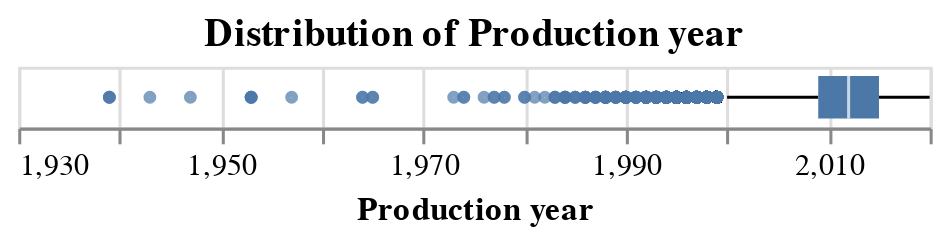
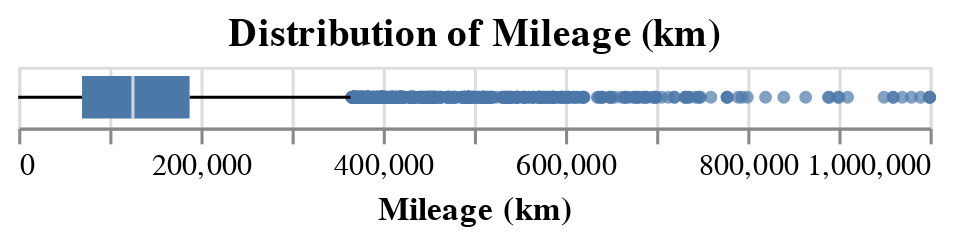
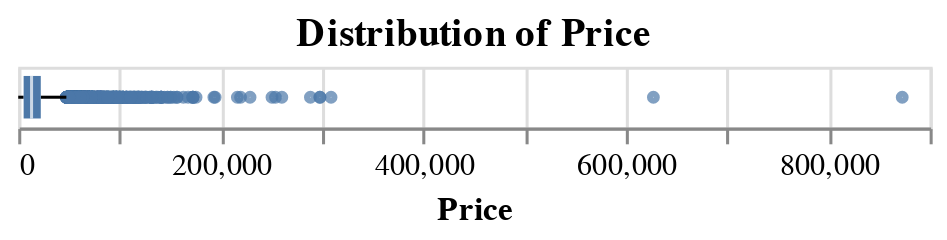
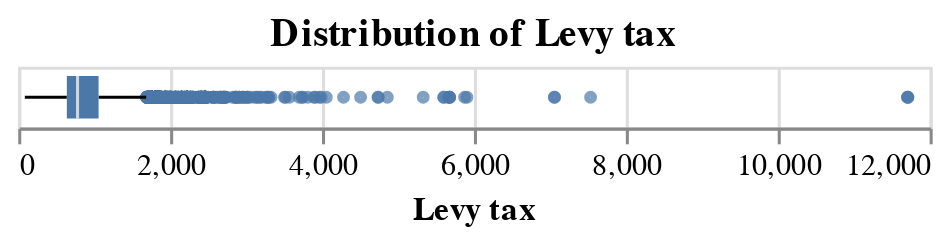

Notebook code cell kept with these figures, in order:
### Markdown cell above
### Distribution des variables numériques

### Code cell
import altair as alt

alt.data_transformers.enable("vegafusion")

numerical_cols = [
    "Production year",
    "Mileage (km)",
    "Price",
    "Levy tax",
    "Engine volume (L)",
]

for col in numerical_cols:
    alt.Chart(df).mark_boxplot(outliers={"size": 5}).encode(
        alt.X(f"{col}:Q").scale(zero=False),
    ).properties(title=f"Distribution of {col}").show()

### Figure 1 — Vega specification as saved in the notebook (floating-point values rounded to 4 significant figures; data arrays with more than 128 entries replaced by an {"elided": "..."} marker saying what was removed)
{"$schema": "https://vega.github.io/schema/vega/v6.json", "data": [{"name": "source_0"}, {"name": "data_0"}, {"name": "data_1", "values": {"elided": "950 records"}}, {"name": "data_2"}, {"name": "data_3", "values": [{"lower_box_Production year": 2009.0, "lower_whisker_Production year": 2000, "upper_whisker_Production year": 2020}]}, {"name": "data_4", "values": [{"lower_whisker_Production year": 2000, "upper_box_Production year": 2015.0, "upper_whisker_Production year": 2020}]}, {"name": "data_5"}, {"name": "data_6", "values": [{"lower_box_Production year": 2009.0, "max_Production year": 2020, "mid_box_Production year": 2012, "min_Production year": 1939, "upper_box_Production year": 2015.0}]}, {"name": "data_7", "values": [{"lower_box_Production year": 2009.0, "max_Production year": 2020, "mid_box_Production year": 2012, "min_Production year": 1939, "upper_box_Production year": 2015.0}]}], "marks": [{"type": "symbol", "name": "layer_0_layer_0_marks", "from": {"data": "data_1"}, "encode": {"update": {"opacity": {"value": 0.7}, "y": {"signal": "height", "mult": 0.5}, "fill": {"value": "transparent"}, "x": {"field": "Production year", "scale": "x"}, "stroke": {"value": "#4c78a8"}, "size": {"value": 5}}}, "style": ["point", "boxplot-outliers"]}, {"type": "rule", "name": "layer_0_layer_1_layer_0_marks", "from": {"data": "data_3"}, "encode": {"update": {"x": {"field": "lower_whisker_Production year", "scale": "x"}, "stroke": {"value": "black"}, "x2": {"field": "lower_box_Production year", "scale": "x"}, "y": {"signal": "height", "mult": 0.5}, "tooltip": {"signal": "{\"Upper Whisker of Production year\": format(datum[\"upper_whisker_Production year\"], \"\"), \"Lower Whisker of Production year\": format(datum[\"lower_whisker_Production year\"], \"\")}"}}}, "style": ["rule", "boxplot-rule"], "aria": false}, {"type": "rule", "name": "layer_0_layer_1_layer_1_marks", "from": {"data": "data_4"}, "encode": {"update": {"tooltip": {"signal": "{\"Upper Whisker of Production year\": format(datum[\"upper_whisker_Production year\"], \"\"), \"Lower Whisker of Production year\": format(datum[\"lower_whisker_Production year\"], \"\")}"}, "x": {"field": "upper_box_Production year", "scale": "x"}, "stroke": {"value": "black"}, "x2": {"field": "upper_whisker_Production year", "scale": "x"}, "y": {"signal": "height", "mult": 0.5}}}, "aria": false, "style": ["rule", "boxplot-rule"]}, {"type": "rect", "name": "layer_1_layer_0_marks", "from": {"data": "data_6"}, "encode": {"update": {"x": {"field": "lower_box_Production year", "scale": "x"}, "tooltip": {"signal": "{\"Max of Production year\": format(datum[\"max_Production year\"], \"\"), \"Q3 of Production year\": format(datum[\"upper_box_Production year\"], \"\"), \"Median of Production year\": format(datum[\"mid_box_Production year\"], \"\"), \"Q1 of Production year\": format(datum[\"lower_box_Production year\"], \"\"), \"Min of Production year\": format(datum[\"min_Production year\"], \"\")}"}, "fill": {"value": "#4c78a8"}, "x2": {"field": "upper_box_Production year", "scale": "x"}, "yc": {"signal": "height", "mult": 0.5}, "height": {"value": 14}}}, "style": ["bar", "boxplot-box"]}, {"type": "rect", "name": "layer_1_layer_1_marks", "from": {"data": "data_7"}, "encode": {"update": {"width": {"value": 1}, "tooltip": {"signal": "{\"Max of Production year\": format(datum[\"max_Production year\"], \"\"), \"Q3 of Production year\": format(datum[\"upper_box_Production year\"], \"\"), \"Median of Production year\": format(datum[\"mid_box_Production year\"], \"\"), \"Q1 of Production year\": format(datum[\"lower_box_Production year\"], \"\"), \"Min of Production year\": format(datum[\"min_Production year\"], \"\")}"}, "opacity": {"value": 0.7}, "height": {"value": 14}, "xc": {"field": "mid_box_Production year", "scale": "x"}, "yc": {"signal": "height", "mult": 0.5}, "fill": [{"value": "#4c78a8", "test": "datum['lower_box_Production year'] >= datum['upper_box_Production year']"}, {"value": "white"}]}}, "aria": false, "style": ["tick", "boxplot-median"]}], "scales": [{"name": "x", "type": "linear", "domain": {"fields": [{"data": "data_1", "field": "Production year"}, {"data": "data_3", "field": "lower_whisker_Production year"}, {"data": "data_3", "field": "lower_box_Production year"}, {"data": "data_4", "field": "upper_box_Production year"}, {"data": "data_4", "field": "upper_whisker_Production year"}, {"data": "data_6", "field": "lower_box_Production year"}, {"data": "data_6", "field": "upper_box_Production year"}, {"data": "data_7", "field": "mid_box_Production year"}]}, "range": [0, {"signal": "width"}], "zero": false, "nice": true}], "axes": [{"scale": "x", "ticks": false, "minExtent": 0, "tickCount": {"signal": "ceil(width/40)"}, "orient": "bottom", "maxExtent": 0, "labels": false, "aria": false, "grid": true, "zindex": 0, "domain": false}, {"scale": "x", "grid": false, "title": "Production year", "labelFlush": true, "tickCount": {"signal": "ceil(width/40)"}, "labelOverlap": true, "orient": "bottom", "zindex": 0}], "title": {"text": "Distribution of Production year", "frame": "group"}, "background": "white", "style": "cell", "padding": 5, "width": 300, "height": 20}

### Figure 2 — Vega specification as saved in the notebook (floating-point values rounded to 4 significant figures; data arrays with more than 128 entries replaced by an {"elided": "..."} marker saying what was removed)
{"$schema": "https://vega.github.io/schema/vega/v6.json", "data": [{"name": "source_0"}, {"name": "data_0"}, {"name": "data_1", "values": {"elided": "575 records"}}, {"name": "data_2"}, {"name": "data_3", "values": [{"lower_box_Mileage (km)": 70000.0, "lower_whisker_Mileage (km)": 0, "upper_whisker_Mileage (km)": 364523}]}, {"name": "data_4", "values": [{"lower_whisker_Mileage (km)": 0, "upper_box_Mileage (km)": 188000.0, "upper_whisker_Mileage (km)": 364523}]}, {"name": "data_5"}, {"name": "data_6", "values": [{"lower_box_Mileage (km)": 70000.0, "max_Mileage (km)": 999999, "mid_box_Mileage (km)": 125837, "min_Mileage (km)": 0, "upper_box_Mileage (km)": 188000.0}]}, {"name": "data_7", "values": [{"lower_box_Mileage (km)": 70000.0, "max_Mileage (km)": 999999, "mid_box_Mileage (km)": 125837, "min_Mileage (km)": 0, "upper_box_Mileage (km)": 188000.0}]}], "marks": [{"type": "symbol", "name": "layer_0_layer_0_marks", "from": {"data": "data_1"}, "encode": {"update": {"stroke": {"value": "#4c78a8"}, "y": {"signal": "height", "mult": 0.5}, "opacity": {"value": 0.7}, "size": {"value": 5}, "x": {"field": "Mileage (km)", "scale": "x"}, "fill": {"value": "transparent"}}}, "style": ["point", "boxplot-outliers"]}, {"type": "rule", "name": "layer_0_layer_1_layer_0_marks", "from": {"data": "data_3"}, "encode": {"update": {"stroke": {"value": "black"}, "y": {"signal": "height", "mult": 0.5}, "tooltip": {"signal": "{\"Upper Whisker of Mileage (km)\": format(datum[\"upper_whisker_Mileage (km)\"], \"\"), \"Lower Whisker of Mileage (km)\": format(datum[\"lower_whisker_Mileage (km)\"], \"\")}"}, "x": {"field": "lower_whisker_Mileage (km)", "scale": "x"}, "x2": {"field": "lower_box_Mileage (km)", "scale": "x"}}}, "style": ["rule", "boxplot-rule"], "aria": false}, {"type": "rule", "name": "layer_0_layer_1_layer_1_marks", "from": {"data": "data_4"}, "encode": {"update": {"tooltip": {"signal": "{\"Upper Whisker of Mileage (km)\": format(datum[\"upper_whisker_Mileage (km)\"], \"\"), \"Lower Whisker of Mileage (km)\": format(datum[\"lower_whisker_Mileage (km)\"], \"\")}"}, "x2": {"field": "upper_whisker_Mileage (km)", "scale": "x"}, "stroke": {"value": "black"}, "y": {"signal": "height", "mult": 0.5}, "x": {"field": "upper_box_Mileage (km)", "scale": "x"}}}, "style": ["rule", "boxplot-rule"], "aria": false}, {"type": "rect", "name": "layer_1_layer_0_marks", "from": {"data": "data_6"}, "encode": {"update": {"x": {"field": "lower_box_Mileage (km)", "scale": "x"}, "fill": {"value": "#4c78a8"}, "height": {"value": 14}, "yc": {"signal": "height", "mult": 0.5}, "tooltip": {"signal": "{\"Max of Mileage (km)\": format(datum[\"max_Mileage (km)\"], \"\"), \"Q3 of Mileage (km)\": format(datum[\"upper_box_Mileage (km)\"], \"\"), \"Median of Mileage (km)\": format(datum[\"mid_box_Mileage (km)\"], \"\"), \"Q1 of Mileage (km)\": format(datum[\"lower_box_Mileage (km)\"], \"\"), \"Min of Mileage (km)\": format(datum[\"min_Mileage (km)\"], \"\")}"}, "x2": {"field": "upper_box_Mileage (km)", "scale": "x"}}}, "style": ["bar", "boxplot-box"]}, {"type": "rect", "name": "layer_1_layer_1_marks", "from": {"data": "data_7"}, "encode": {"update": {"yc": {"signal": "height", "mult": 0.5}, "width": {"value": 1}, "tooltip": {"signal": "{\"Max of Mileage (km)\": format(datum[\"max_Mileage (km)\"], \"\"), \"Q3 of Mileage (km)\": format(datum[\"upper_box_Mileage (km)\"], \"\"), \"Median of Mileage (km)\": format(datum[\"mid_box_Mileage (km)\"], \"\"), \"Q1 of Mileage (km)\": format(datum[\"lower_box_Mileage (km)\"], \"\"), \"Min of Mileage (km)\": format(datum[\"min_Mileage (km)\"], \"\")}"}, "opacity": {"value": 0.7}, "fill": [{"value": "#4c78a8", "test": "datum['lower_box_Mileage (km)'] >= datum['upper_box_Mileage (km)']"}, {"value": "white"}], "height": {"value": 14}, "xc": {"field": "mid_box_Mileage (km)", "scale": "x"}}}, "aria": false, "style": ["tick", "boxplot-median"]}], "scales": [{"name": "x", "type": "linear", "domain": {"fields": [{"data": "data_1", "field": "Mileage (km)"}, {"data": "data_3", "field": "lower_whisker_Mileage (km)"}, {"data": "data_3", "field": "lower_box_Mileage (km)"}, {"data": "data_4", "field": "upper_box_Mileage (km)"}, {"data": "data_4", "field": "upper_whisker_Mileage (km)"}, {"data": "data_6", "field": "lower_box_Mileage (km)"}, {"data": "data_6", "field": "upper_box_Mileage (km)"}, {"data": "data_7", "field": "mid_box_Mileage (km)"}]}, "range": [0, {"signal": "width"}], "nice": true, "zero": false}], "axes": [{"scale": "x", "ticks": false, "labels": false, "orient": "bottom", "maxExtent": 0, "aria": false, "domain": false, "zindex": 0, "grid": true, "minExtent": 0, "tickCount": {"signal": "ceil(width/40)"}}, {"scale": "x", "orient": "bottom", "grid": false, "title": "Mileage (km)", "labelFlush": true, "labelOverlap": true, "tickCount": {"signal": "ceil(width/40)"}, "zindex": 0}], "title": {"text": "Distribution of Mileage (km)", "frame": "group"}, "height": 20, "padding": 5, "background": "white", "width": 300, "style": "cell"}

### Figure 3 — Vega specification as saved in the notebook (floating-point values rounded to 4 significant figures; data arrays with more than 128 entries replaced by an {"elided": "..."} marker saying what was removed)
{"$schema": "https://vega.github.io/schema/vega/v6.json", "data": [{"name": "source_0"}, {"name": "data_0"}, {"name": "data_1", "values": {"elided": "1052 records"}}, {"name": "data_2"}, {"name": "data_3", "values": [{"lower_box_Price": 5331.0, "lower_whisker_Price": 1, "upper_whisker_Price": 47537}]}, {"name": "data_4", "values": [{"lower_whisker_Price": 1, "upper_box_Price": 22270.0, "upper_whisker_Price": 47537}]}, {"name": "data_5"}, {"name": "data_6", "values": [{"lower_box_Price": 5331.0, "max_Price": 872946, "mid_box_Price": 13172, "min_Price": 1, "upper_box_Price": 22270.0}]}, {"name": "data_7", "values": [{"lower_box_Price": 5331.0, "max_Price": 872946, "mid_box_Price": 13172, "min_Price": 1, "upper_box_Price": 22270.0}]}], "marks": [{"type": "symbol", "name": "layer_0_layer_0_marks", "from": {"data": "data_1"}, "encode": {"update": {"x": {"field": "Price", "scale": "x"}, "opacity": {"value": 0.7}, "size": {"value": 5}, "fill": {"value": "transparent"}, "stroke": {"value": "#4c78a8"}, "y": {"signal": "height", "mult": 0.5}}}, "style": ["point", "boxplot-outliers"]}, {"type": "rule", "name": "layer_0_layer_1_layer_0_marks", "from": {"data": "data_3"}, "encode": {"update": {"stroke": {"value": "black"}, "x": {"field": "lower_whisker_Price", "scale": "x"}, "tooltip": {"signal": "{\"Upper Whisker of Price\": format(datum[\"upper_whisker_Price\"], \"\"), \"Lower Whisker of Price\": format(datum[\"lower_whisker_Price\"], \"\")}"}, "x2": {"field": "lower_box_Price", "scale": "x"}, "y": {"signal": "height", "mult": 0.5}}}, "aria": false, "style": ["rule", "boxplot-rule"]}, {"type": "rule", "name": "layer_0_layer_1_layer_1_marks", "from": {"data": "data_4"}, "encode": {"update": {"x": {"field": "upper_box_Price", "scale": "x"}, "y": {"signal": "height", "mult": 0.5}, "x2": {"field": "upper_whisker_Price", "scale": "x"}, "stroke": {"value": "black"}, "tooltip": {"signal": "{\"Upper Whisker of Price\": format(datum[\"upper_whisker_Price\"], \"\"), \"Lower Whisker of Price\": format(datum[\"lower_whisker_Price\"], \"\")}"}}}, "style": ["rule", "boxplot-rule"], "aria": false}, {"type": "rect", "name": "layer_1_layer_0_marks", "from": {"data": "data_6"}, "encode": {"update": {"height": {"value": 14}, "x": {"field": "lower_box_Price", "scale": "x"}, "tooltip": {"signal": "{\"Max of Price\": format(datum[\"max_Price\"], \"\"), \"Q3 of Price\": format(datum[\"upper_box_Price\"], \"\"), \"Median of Price\": format(datum[\"mid_box_Price\"], \"\"), \"Q1 of Price\": format(datum[\"lower_box_Price\"], \"\"), \"Min of Price\": format(datum[\"min_Price\"], \"\")}"}, "yc": {"signal": "height", "mult": 0.5}, "fill": {"value": "#4c78a8"}, "x2": {"field": "upper_box_Price", "scale": "x"}}}, "style": ["bar", "boxplot-box"]}, {"type": "rect", "name": "layer_1_layer_1_marks", "from": {"data": "data_7"}, "encode": {"update": {"xc": {"field": "mid_box_Price", "scale": "x"}, "tooltip": {"signal": "{\"Max of Price\": format(datum[\"max_Price\"], \"\"), \"Q3 of Price\": format(datum[\"upper_box_Price\"], \"\"), \"Median of Price\": format(datum[\"mid_box_Price\"], \"\"), \"Q1 of Price\": format(datum[\"lower_box_Price\"], \"\"), \"Min of Price\": format(datum[\"min_Price\"], \"\")}"}, "opacity": {"value": 0.7}, "height": {"value": 14}, "width": {"value": 1}, "fill": [{"value": "#4c78a8", "test": "datum['lower_box_Price'] >= datum['upper_box_Price']"}, {"value": "white"}], "yc": {"signal": "height", "mult": 0.5}}}, "aria": false, "style": ["tick", "boxplot-median"]}], "scales": [{"name": "x", "type": "linear", "domain": {"fields": [{"data": "data_1", "field": "Price"}, {"data": "data_3", "field": "lower_whisker_Price"}, {"data": "data_3", "field": "lower_box_Price"}, {"data": "data_4", "field": "upper_box_Price"}, {"data": "data_4", "field": "upper_whisker_Price"}, {"data": "data_6", "field": "lower_box_Price"}, {"data": "data_6", "field": "upper_box_Price"}, {"data": "data_7", "field": "mid_box_Price"}]}, "range": [0, {"signal": "width"}], "zero": false, "nice": true}], "axes": [{"scale": "x", "minExtent": 0, "tickCount": {"signal": "ceil(width/40)"}, "labels": false, "orient": "bottom", "grid": true, "ticks": false, "aria": false, "zindex": 0, "maxExtent": 0, "domain": false}, {"scale": "x", "labelFlush": true, "labelOverlap": true, "tickCount": {"signal": "ceil(width/40)"}, "zindex": 0, "title": "Price", "orient": "bottom", "grid": false}], "title": {"text": "Distribution of Price", "frame": "group"}, "width": 300, "style": "cell", "padding": 5, "background": "white", "height": 20}

### Figure 4 — Vega specification as saved in the notebook (floating-point values rounded to 4 significant figures; data arrays with more than 128 entries replaced by an {"elided": "..."} marker saying what was removed)
{"$schema": "https://vega.github.io/schema/vega/v6.json", "data": [{"name": "source_0"}, {"name": "data_0"}, {"name": "data_1", "values": {"elided": "684 records"}}, {"name": "data_2"}, {"name": "data_3", "values": [{"lower_box_Levy tax": 640.0, "lower_whisker_Levy tax": 87, "upper_whisker_Levy tax": 1685}]}, {"name": "data_4", "values": [{"lower_whisker_Levy tax": 87, "upper_box_Levy tax": 1058.0, "upper_whisker_Levy tax": 1685}]}, {"name": "data_5"}, {"name": "data_6", "values": [{"lower_box_Levy tax": 640.0, "max_Levy tax": 11714, "mid_box_Levy tax": 781, "min_Levy tax": 87, "upper_box_Levy tax": 1058.0}]}, {"name": "data_7", "values": [{"lower_box_Levy tax": 640.0, "max_Levy tax": 11714, "mid_box_Levy tax": 781, "min_Levy tax": 87, "upper_box_Levy tax": 1058.0}]}], "marks": [{"type": "symbol", "name": "layer_0_layer_0_marks", "from": {"data": "data_1"}, "encode": {"update": {"size": {"value": 5}, "stroke": {"value": "#4c78a8"}, "y": {"signal": "height", "mult": 0.5}, "opacity": {"value": 0.7}, "x": {"field": "Levy tax", "scale": "x"}, "fill": {"value": "transparent"}}}, "style": ["point", "boxplot-outliers"]}, {"type": "rule", "name": "layer_0_layer_1_layer_0_marks", "from": {"data": "data_3"}, "encode": {"update": {"stroke": {"value": "black"}, "y": {"signal": "height", "mult": 0.5}, "x": {"field": "lower_whisker_Levy tax", "scale": "x"}, "tooltip": {"signal": "{\"Upper Whisker of Levy tax\": format(datum[\"upper_whisker_Levy tax\"], \"\"), \"Lower Whisker of Levy tax\": format(datum[\"lower_whisker_Levy tax\"], \"\")}"}, "x2": {"field": "lower_box_Levy tax", "scale": "x"}}}, "aria": false, "style": ["rule", "boxplot-rule"]}, {"type": "rule", "name": "layer_0_layer_1_layer_1_marks", "from": {"data": "data_4"}, "encode": {"update": {"stroke": {"value": "black"}, "tooltip": {"signal": "{\"Upper Whisker of Levy tax\": format(datum[\"upper_whisker_Levy tax\"], \"\"), \"Lower Whisker of Levy tax\": format(datum[\"lower_whisker_Levy tax\"], \"\")}"}, "x": {"field": "upper_box_Levy tax", "scale": "x"}, "y": {"signal": "height", "mult": 0.5}, "x2": {"field": "upper_whisker_Levy tax", "scale": "x"}}}, "aria": false, "style": ["rule", "boxplot-rule"]}, {"type": "rect", "name": "layer_1_layer_0_marks", "from": {"data": "data_6"}, "encode": {"update": {"fill": {"value": "#4c78a8"}, "x2": {"field": "upper_box_Levy tax", "scale": "x"}, "x": {"field": "lower_box_Levy tax", "scale": "x"}, "tooltip": {"signal": "{\"Max of Levy tax\": format(datum[\"max_Levy tax\"], \"\"), \"Q3 of Levy tax\": format(datum[\"upper_box_Levy tax\"], \"\"), \"Median of Levy tax\": format(datum[\"mid_box_Levy tax\"], \"\"), \"Q1 of Levy tax\": format(datum[\"lower_box_Levy tax\"], \"\"), \"Min of Levy tax\": format(datum[\"min_Levy tax\"], \"\")}"}, "height": {"value": 14}, "yc": {"signal": "height", "mult": 0.5}}}, "style": ["bar", "boxplot-box"]}, {"type": "rect", "name": "layer_1_layer_1_marks", "from": {"data": "data_7"}, "encode": {"update": {"xc": {"field": "mid_box_Levy tax", "scale": "x"}, "width": {"value": 1}, "opacity": {"value": 0.7}, "height": {"value": 14}, "fill": [{"value": "#4c78a8", "test": "datum['lower_box_Levy tax'] >= datum['upper_box_Levy tax']"}, {"value": "white"}], "yc": {"signal": "height", "mult": 0.5}, "tooltip": {"signal": "{\"Max of Levy tax\": format(datum[\"max_Levy tax\"], \"\"), \"Q3 of Levy tax\": format(datum[\"upper_box_Levy tax\"], \"\"), \"Median of Levy tax\": format(datum[\"mid_box_Levy tax\"], \"\"), \"Q1 of Levy tax\": format(datum[\"lower_box_Levy tax\"], \"\"), \"Min of Levy tax\": format(datum[\"min_Levy tax\"], \"\")}"}}}, "aria": false, "style": ["tick", "boxplot-median"]}], "scales": [{"name": "x", "type": "linear", "domain": {"fields": [{"data": "data_1", "field": "Levy tax"}, {"data": "data_3", "field": "lower_whisker_Levy tax"}, {"data": "data_3", "field": "lower_box_Levy tax"}, {"data": "data_4", "field": "upper_box_Levy tax"}, {"data": "data_4", "field": "upper_whisker_Levy tax"}, {"data": "data_6", "field": "lower_box_Levy tax"}, {"data": "data_6", "field": "upper_box_Levy tax"}, {"data": "data_7", "field": "mid_box_Levy tax"}]}, "range": [0, {"signal": "width"}], "zero": false, "nice": true}], "axes": [{"scale": "x", "tickCount": {"signal": "ceil(width/40)"}, "labels": false, "domain": false, "orient": "bottom", "maxExtent": 0, "ticks": false, "minExtent": 0, "grid": true, "zindex": 0, "aria": false}, {"scale": "x", "title": "Levy tax", "tickCount": {"signal": "ceil(width/40)"}, "grid": false, "labelFlush": true, "labelOverlap": true, "orient": "bottom", "zindex": 0}], "title": {"text": "Distribution of Levy tax", "frame": "group"}, "background": "white", "width": 300, "height": 20, "style": "cell", "padding": 5}
